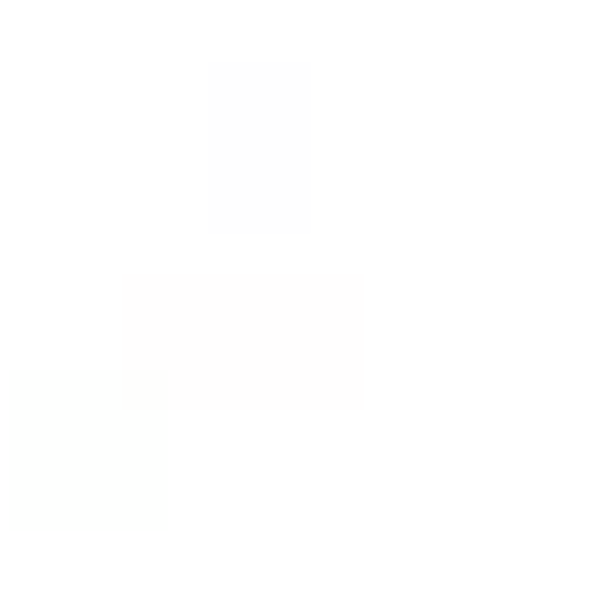
Frame 1 (no input)
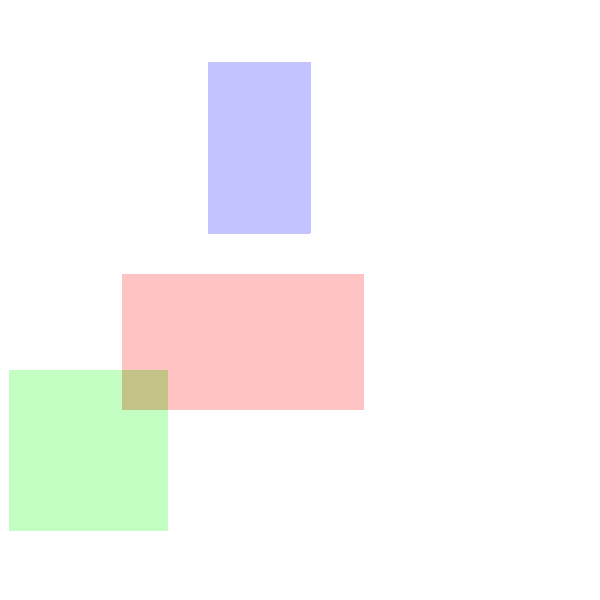
Frame 60 (the mouse pressed at the canvas centre just before this capture)
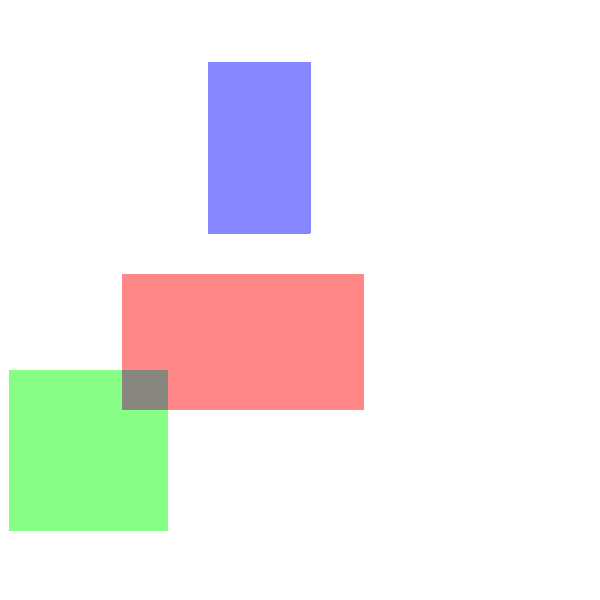
Frame 120 (the mouse held since frame 60 and released just before this capture)

The Processing sketch that drew these frames (run headless with seeded random() and noise(); from frame 60 on, the mouse is pressed at the canvas centre):

// Processing sketch: mondriangrid
// ── mondriangrid.pde
int SIZE = 600;
int baset, tvar;
float SW;
float j = 0;
float[] exes = {random(SIZE*0.25, SIZE*0.75), random(SIZE*0.25, SIZE*0.75), random(SIZE*0.25, SIZE*0.75), random(SIZE*0.25, SIZE*0.75)};
int i = 0;
float x1,x2,x3,y1,y2,y3,w1,w2,w3,h1,h2,h3;
int BG = 255;
float[] verticals = {random(SIZE), random(SIZE), random(SIZE)};
float[] horizontals = {random(SIZE), random(SIZE), random(SIZE)};

void mousePressed() {
  mp();
}
void mp(){
 fill(255);
 stroke(30, 50);

 for(int i = 0; i < verticals.length; i++) {
   drawVertical(verticals[i]);
 }
  for(int i = 0; i < horizontals.length; i++) {
   drawHorizontal(horizontals[i]);
 }

}

void resetL(){
 for(int i = 0; i < verticals.length; i++) {
   verticals[i] = random(SIZE);
 }
  for(int i = 0; i < horizontals.length; i++) {
   horizontals[i] = random(SIZE);
 }
}

void drawVertical(float x) {

  line(x, 0, x, SIZE);
}
  
  
void drawHorizontal(float y) {

  line(0, y, SIZE, y);
}
  


void setup() {
  SW = 0.5;
  strokeCap(SQUARE);
  surface.setSize(SIZE, SIZE);
  background(BG);
  strokeWeight(SW);
  x1 = random(SIZE);
  x2 = random(SIZE);
  x3 = random(SIZE);
  y1 = random(SIZE);
  y2 = random(SIZE);
  y3 = random(SIZE);
  w1 = random(100,250);
  w2 = random(100,250);
  w3 = random(100,250);
  h1 = random(100,250);
  h2 = random(100,250);
  h3 = random(100,250);
}


void draw() {    
  
  if(i++==255){
      i = 0;
      background(BG);
      x1 = random(SIZE-100);
      x2 = random(SIZE-100);
      x3 = random(SIZE-100);
      y1 = random(SIZE-100);
      y2 = random(SIZE-100);
      y3 = random(SIZE-100);
      w1 = random(100,400);
      w2 = random(100,400);
      w3 = random(100,400);
      h1 = random(100,400);
      h2 = random(100,400);
      h3 = random(100,400);
      resetL();
        mp();

  }
noStroke();
        fill(255, 0, 0,1);

    rect(x1, y1, w1, h1);
        fill(0, 255, 0,1);

    rect(x2,y2,w2,h2);
        fill(0, 0, 255,1);

    rect(x3,y3,w3,h3);


    noFill();


}
